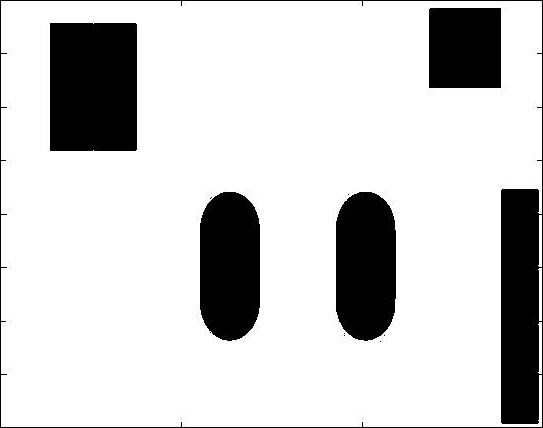
%> input picture Supplementary Files - Project 5/Source codes/lazyPRM/BWRRL.jpg, 543 x 428 px
$ octave LazyPRM.m   (GNU Octave 9; MATLAB toolbox functions it lacks are replaced by stand-ins)
%> lines starting %> are read from the running program, lines starting %| are printed output that depends on the picture; in (x1, y1, x2, y2) boxes, pixels count from 0 and x2, y2 are one past the last pixel; in counts of white or black regions, pixels touching at a corner belong together; the program's own positions count from 1; long printed decimals are rounded
### Supplementary Files - Project 5/Source codes/lazyPRM/heuristic.m

function h=heuristic(X,goal)
h = sqrt(sum((X-goal).^2));

### Supplementary Files - Project 5/Source codes/lazyPRM/udistance.m

function h=udistance(a,b)
h = sqrt(sum((a-b).^2));

### Supplementary Files - Project 5/Source codes/lazyPRM/collisioncheck.m

function feasible=collisioncheck(n,newPos,map)
feasible=true;
dir=atan2(newPos(1)-n(1),newPos(2)-n(2));
for r=0:0.5:sqrt(sum((n-newPos).^2))
    posCheck=n+r.*[sin(dir) cos(dir)];
    if ~(checkpoint(ceil(posCheck),map) && checkpoint(floor(posCheck),map) && ...
            checkpoint([ceil(posCheck(1)) floor(posCheck(2))],map) && checkpoint([floor(posCheck(1)) ceil(posCheck(2))],map))
        feasible=false;break;
    end
    if ~checkpoint(newPos,map), feasible=false; end
end

### Supplementary Files - Project 5/Source codes/lazyPRM/checkpoint.m

function feasible=checkpoint(point,map)
feasible=true;
% check if collission-free spot and inside maps
if ~(point(1)>=1 && point(1)<=size(map,1) && point(2)>=1 && point(2)<=size(map,2) && map(point(1),point(2))==1)
    feasible=false;
end

### Supplementary Files - Project 5/Source codes/lazyPRM/LazyPRM.m

Cspace=im2bw(imread('BWRRL.jpg')); % input cspace read from a bmp file. for new maps write the file name here
%> Cspace: size 428x543 logical; 81.2% white; 11 black regions (6 under 20 px), largest, box (x1, y1, x2, y2) and area: (50, 23, 137, 151) 11132, (0, 0, 543, 428) 10945, (200, 192, 260, 341) 7955, (336, 192, 396, 341) 7949, (429, 8, 501, 88) 5759

start=[427 5]; % source position in Y, X format
goal=[214 200]; % goal position in Y, X format
k=100; % number of points in the PRM
display=true; % display processing of nodes
% NewVid = VideoWriter('E:\Sem 1\ENPM 661\project5\codes\project5lazy');
% NewVid.FrameRate = 25;
% open(NewVid);

%%%%% parameters end here %%%%%

if ~checkpoint(start,Cspace), error('source lies on an obstacle or outside map'); end
if ~checkpoint(goal,Cspace), error('goal lies on an obstacle or outside map'); end

imshow(Cspace);
rectangle('position',[1 1 size(Cspace)-1],'edgecolor','k')
points=[start;goal]; % source and goal taken as additional vertices in the path planning to ease planning of the robot
if display, rectangle('Position',[points(1,2)-5,points(1,1)-5,10,10],'Curvature',[1,1],'FaceColor','r');  end
if display, rectangle('Position',[points(2,2)-5,points(2,1)-5,10,10],'Curvature',[1,1],'FaceColor','g');   end

tic;
while length(points)<k+2 % iteratively add points
    x=double(int32(rand(1,2) .* size(Cspace)));
%       if checkpoint(x,map),
        points=[points;x];
        if display, rectangle('Position',[x(2)-5,x(1)-5,10,10],'Curvature',[1,1],'FaceColor','m'); end
% [5 lines of commented-out code are left out]
end
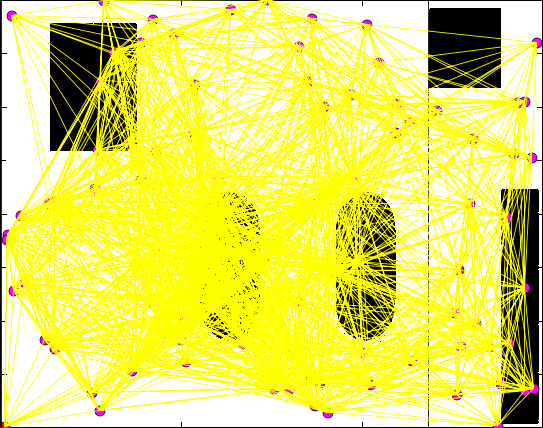
%> figure redrawn from the program's plot data
hold on;
% if display
%     disp('click/press any key');
%     waitforbuttonpress;
% end
edges=cell(k+2,1); % edges to be stored as an adjacency list
for i=1:k+2
    for j=i+1:k+2
           if udistance(points(i,:),points(j,:))<=200
            edges{i}=[edges{i};j];edges{j}=[edges{j};i];
            if display, line([points(i,2);points(j,2)],[points(i,1);points(j,1)],'Color','y'); end
           end
% [4 lines of commented-out code are left out]
    end
end
%> after the loop, edges = 102 items
% if display
%     disp('click/press any key');
%     waitforbuttonpress;
% end

%structure of a node is taken as index of node in vertex, udistance cost, heuristic cost, total cost, parent index in closed list (-1 for source)
Q=[1 0 heuristic(points(1,:),goal) 0+heuristic(points(1,:),goal) -1]; % the processing queue of A* algorihtm, open list
%> Q = [1 0 288.8 288.8 -1]
visited=[]; % the closed list taken as a list
pathFound=false;
while size(Q,1)>0
     [A, I]=min(Q,[],1);
%> A = [1 0 288.8 288.8 -1]; I = [1 1 1 1 1]
     n=Q(I(4),:); % smallest cost element to process
     Q=[Q(1:I(4)-1,:);Q(I(4)+1:end,:)]; % delete element under processing
     if n(1)==2 % goal test
         pathFound=true;break;
     end
     for mv=1:length(edges{n(1),1}) %iterate through all edges from the node
         newVertex=edges{n(1),1}(mv);
         if length(visited)==0 || length(find(visited(:,1)==newVertex))==0 % not already in closed
             udistanceCost=n(2)+udistance(points(n(1),:),points(newVertex,:));
             heuristicCost=heuristic(points(newVertex,:),goal);
             totalCost=udistanceCost+heuristicCost;
             add=true; % not already in queue with better cost
             if length(find(Q(:,1)==newVertex))>=1
                 I=find(Q(:,1)==newVertex);
                 if Q(I,4)<totalCost, add=false;
                 else Q=[Q(1:I-1,:);Q(I+1:end,:);];add=true;
                 end
             end
             if collisioncheck(points(n(1),:),points(newVertex,:),Cspace)
%> after the loop in collisioncheck, `for r=0:0.5:sqrt(sum((n-newPos).^2))`: feasible = true

             if add


                 Q=[Q;newVertex udistanceCost heuristicCost totalCost size(visited,1)+1]; % add new nodes in queue
%> Q = [6 184.6 126 310.5 1]


             end

         end
     end
     visited=[visited;n]; % update closed lists
     end
end
if ~pathFound
    error('no path found')
end

fprintf('processing time=%d \nPath Length=%d \n\n', toc,n(4));
%| processing time=5.940
%| Path Length=290.766
path=[points(n(1),:)]; %retrieve path from parent information
%> path = [214 200]
prev=n(5);
%> prev = 16
while prev>0
    path=[points(visited(prev,1),:);path];
    prev=visited(prev,5);
end
%> this loop made 2 passes
%> (path, prev) on passes 1 to 2: ([349 55; 214 200], 7), ([427 5; 349 55; 214 200], -1)

imshow(Cspace);
rectangle('Position',[points(1,2)-5,points(1,1)-5,10,10],'Curvature',[1,1],'FaceColor','r');
rectangle('Position',[points(2,2)-5,points(2,1)-5,10,10],'Curvature',[1,1],'FaceColor','g');
rectangle('position',[1 1 size(Cspace)-1],'edgecolor','k')

line(path(:,2),path(:,1),'color','r');
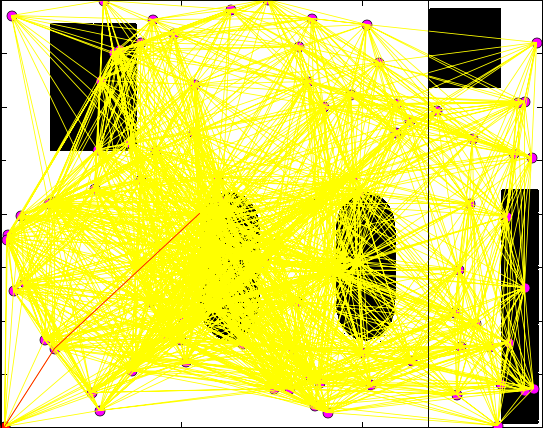
%> figure redrawn from the program's plot data

pathtemp(:,1) = (path(:,1)*.021028);
pathtemp(:,2) = (path(:,2)*.02573);


% [5 lines of commented-out code are left out]
